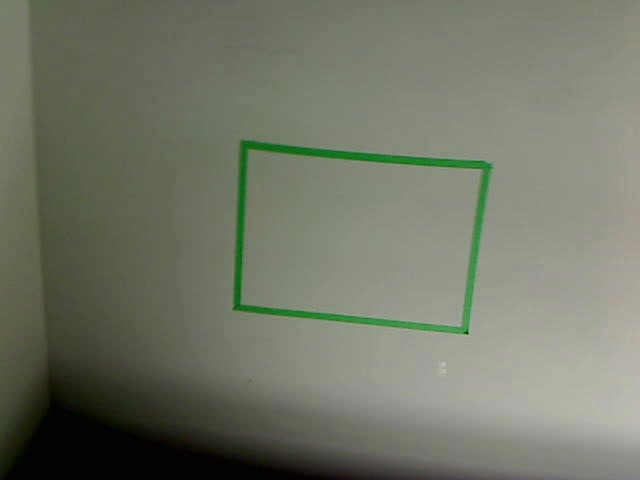
//> input picture trunk/vision/g1.jpg, 640 x 480 px
$ ./contour_test g1.jpg   (built with g++ and OpenCV 4)
//> lines starting //> are read from the running program, lines starting //| are printed output that depends on the picture; after the words box and inside, x2 and y2 are one past the last pixel; in counts of white or black regions, pixels touching at a corner belong together
#include <iostream>
#include <cv.h>
#include <highgui.h>

int main (int argc, char** argv) {
    IplImage* img = cvLoadImage (argv[1], 0); // load greyscale image
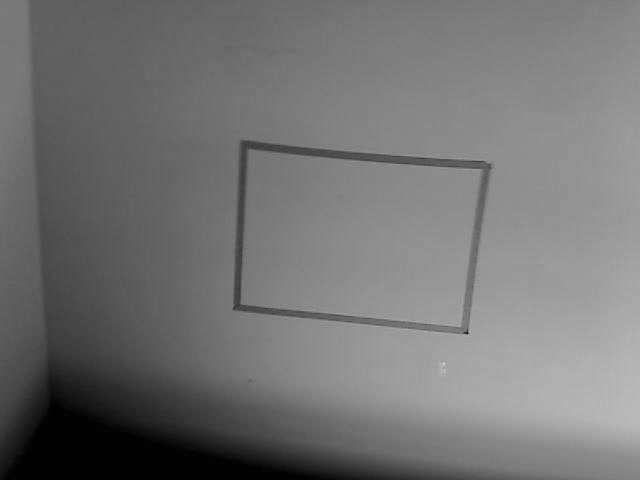
//> img: 480 rows x 640 cols, CV_8UC1; min 0, max 201, mean 115.3

    IplImage* temp = cvCreateImage (cvGetSize(img), img->depth, 1); // FindContours uses the input img as scratch space
    cvCopy (img, temp);

    CvSeq * contours;
    CvMemStorage* storage = cvCreateMemStorage (0);

    int nContours = cvFindContours (
        temp,    // input image
        storage, // storage
        &contours, // output pointer to CvSeq*, root node of contour tree
        sizeof (CvContour), // header size, must be this
        CV_RETR_EXTERNAL, // only retrieve outermost contour
        CV_CHAIN_APPROX_NONE
    );
//> contours = 1 contour; box (x1, y1, x2, y2) and area: (1, 1, 639, 479) 303849; nContours = 1

    cout << "NContours: " << nContours;
//> (this line was passed over: cout is not available in this run)

    cvDrawContours(
        temp,       // img to draw on
        contours,   // contour
        cvScalar (100,100,100), // solid color
        cvScalar (0,0,0),       // hole color
        0 // max level. 0 means root level only
    );
//> temp: 480 rows x 640 cols, CV_8UC1; min 0, max 100, mean 1.7

    cvNamedWindow ("img", 1);
    cvNamedWindow ("contours", 1);
    cvShowImage ("img", img);
    cvShowImage ("contours", temp);
    cvWaitKey(0);
    return 0;
}
